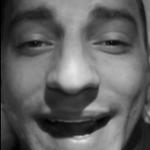
#> input picture photodb/User.3.3.jpg, 150 x 150 px
$ python -i NameFind.py   (imports and definitions only)
#> lines starting #> are read from the running program, lines starting #| are printed output that depends on the picture; long printed decimals are rounded
#     ----------- FUNCTION TO READ THE FILE AND ADD THE NAMES AND IDs IN TO TUPLES

import cv2
import math
import  time

now_time = time.clock()

filepath = ('YOURFILEPATH')

face = cv2.CascadeClassifier(filepath + 'Haar/haarcascade_frontalface_alt2.xml')
glass_cas = cv2.CascadeClassifier(filepath + 'Haar/haarcascade_eye_tree_eyeglasses.xml')

WHITE = [255, 255, 255]
RED = [255, 0, 0]

def FileRead():
    Info = open(filepath + "Names.txt", "r")                       # Open th text file in readmode
    NAME = []                                           # The tuple to store Names
    while (True):                                       # Read all the lines in the file and store them in two tuples
        Line = Info.readline()
        if Line == '':
            break
        NAME.append (Line.split(",")[1].rstrip())

    return NAME                                     # Return the two tuples

# [1 line that did not run here, left out]

#     ------------------- FUNCTION TO FIND THE NAME  -----------------------------------------------------------


# [103 lines left out: functions ID2Name, AddName, DispID, draw_box, DispID2, DispID3, not called in this run]


def DrawBox(Image, x, y, w, h):
    cv2.rectangle(Image, (x, y), (x + w, y + h), (255, 255, 255), 1)     # Draw a rectangle arround the face

# ----------------------------- THIS FUNCTION TAKES IN SPEC CASCADE, FACE CASCADE AND AN IMAGE
# ------------------------- IT RETURNS A CROPPED FACE AND IF POSSIBLE STRAIGHTENS THE TILT OF THE HEAD


def DetectEyes(Image):
    Theta = 0
    rows, cols = Image.shape
    glass = glass_cas.detectMultiScale(Image)                                               # This ditects the eyes
    for (sx, sy, sw, sh) in glass:
        if glass.shape[0] == 2:                                                             # The Image should have 2 eyes
            if glass[1][0] > glass[0][0]:
                DY = ((glass[1][1] + glass[1][3] / 2) - (glass[0][1] + glass[0][3] / 2))    # Height diffrence between the glass
                DX = ((glass[1][0] + glass[1][2] / 2) - glass[0][0] + (glass[0][2] / 2))    # Width diffrance between the glass
            else:
                DY = (-(glass[1][1] + glass[1][3] / 2) + (glass[0][1] + glass[0][3] / 2))   # Height diffrence between the glass
                DX = (-(glass[1][0] + glass[1][2] / 2) + glass[0][0] + (glass[0][2] / 2))   # Width diffrance between the glass

            if (DX != 0.0) and (DY != 0.0):                                                 # Make sure the the change happens only if there is an angle
                Theta = math.degrees(math.atan(round(float(DY) / float(DX), 2)))            # Find the Angle
                print ("Theta  ", str(Theta))

                M = cv2.getRotationMatrix2D((cols / 2, rows / 2), Theta, 1)                 # Find the Rotation Matrix
                Image = cv2.warpAffine(Image, M, (cols, rows))
                # cv2.imshow('ROTATED', Image)                                              # UNCOMMENT IF YOU WANT TO SEE THE

                Face2 = face.detectMultiScale(Image, 1.3, 5)                                # This detects a face in the image
                for (FaceX, FaceY, FaceWidth, FaceHeight) in Face2:
                    CroppedFace = Image[FaceY: FaceY + FaceHeight, FaceX: FaceX + FaceWidth]
                    return CroppedFace


def tell_time_passed():
    print ('TIME PASSED ' + str(round(((time.clock() - now_time)/60), 2)) + ' MINS')

>>> import cv2
>>> picture = cv2.imread('photodb/User.3.3.jpg', cv2.IMREAD_GRAYSCALE)
#> picture is the input picture: shape (150, 150); min 0, max 229, mean 95.9
>>> result = DetectEyes(picture)
#> in DetectEyes, `glass = glass_cas.detectMultiScale(Image)`: glass = [[11, 21, 45, 45], [82, 12, 58, 58]]
#> the loop in DetectEyes, `for (sx, sy, sw, sh) in glass:` made 2 passes
#> (sx, sy, sw, sh, DY, DX, Theta, M) on passes 1 to 2: (11, 21, 45, 45, -2.5, 122.5, -1.15, [[1, -0.02, 1.51], [0.02, 1, -1.48]]), (82, 12, 58, 58, -2.5, 122.5, -1.15, [[1, -0.02, 1.51], [0.02, 1, -1.48]])
#| Theta   -1.146
#| Theta   -1.146
#> pass 2, in DetectEyes, `Image = cv2.warpAffine(Image, M, (cols, rows))`:
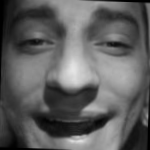
#> Image: shape (150, 150); min 0, max 229, mean 94.5

$ run again, on photodb/User.3.5.jpg
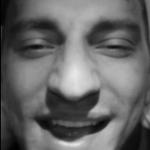
#> input picture photodb/User.3.5.jpg, 150 x 150 px
#> picture is the input picture: shape (150, 150); min 0, max 232, mean 101.3
#> glass = [[14, 24, 46, 46], [77, 6, 67, 67]]
#> the loop in DetectEyes, `for (sx, sy, sw, sh) in glass:` made 2 passes
#> (sx, sy, sw, sh, DY, DX, Theta, M) on passes 1 to 2: (14, 24, 46, 46, -7.5, 119.5, -3.43, [[0.998, -0.0599, 4.63], [0.0599, 0.998, -4.36]]), (77, 6, 67, 67, -7.5, 119.5, -3.43, [[0.998, -0.0599, 4.63], [0.0599, 0.998, -4.36]])
#> (printed output is left out)
#> pass 1, in DetectEyes, `Image = cv2.warpAffine(Image, M, (cols, rows))`:
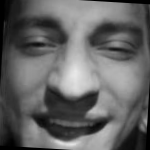
#> Image: shape (150, 150); min 0, max 232, mean 99.5
#> pass 2, in DetectEyes, `Image = cv2.warpAffine(Image, M, (cols, rows))`:
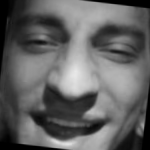
#> Image: shape (150, 150); min 0, max 232, mean 98.1
